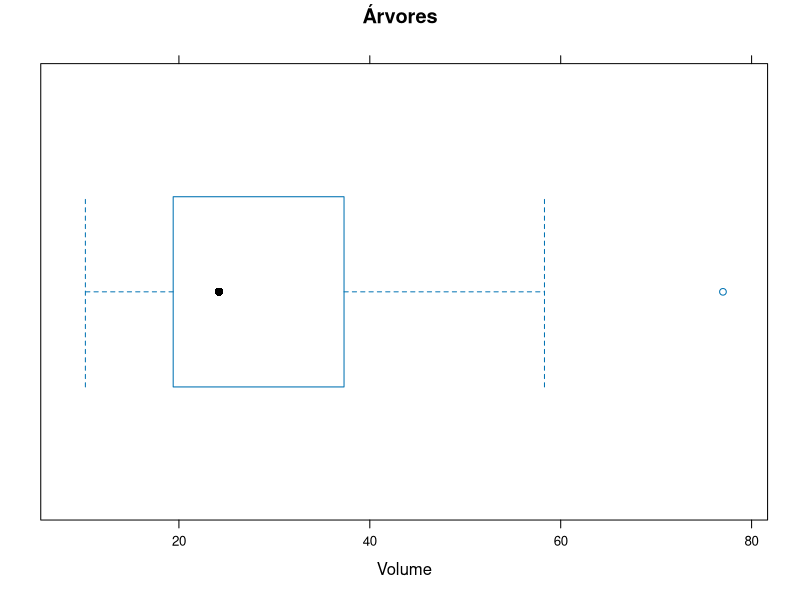
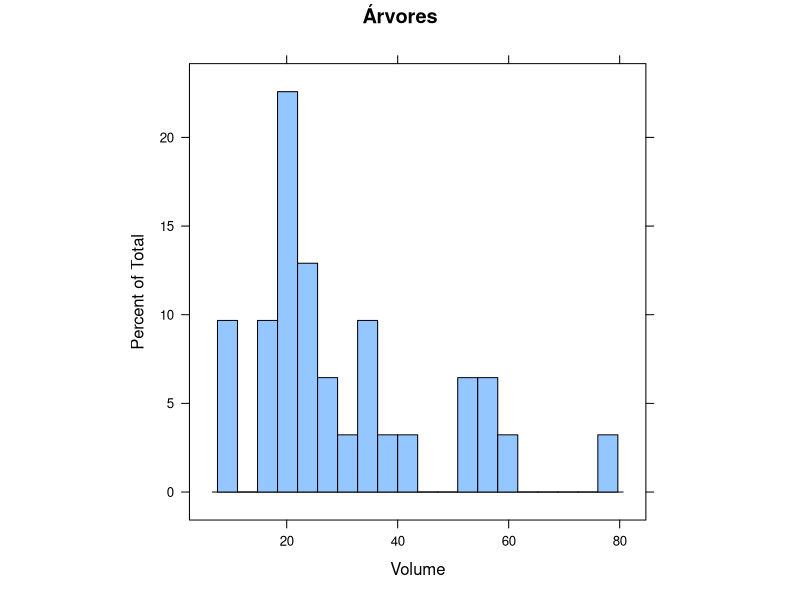
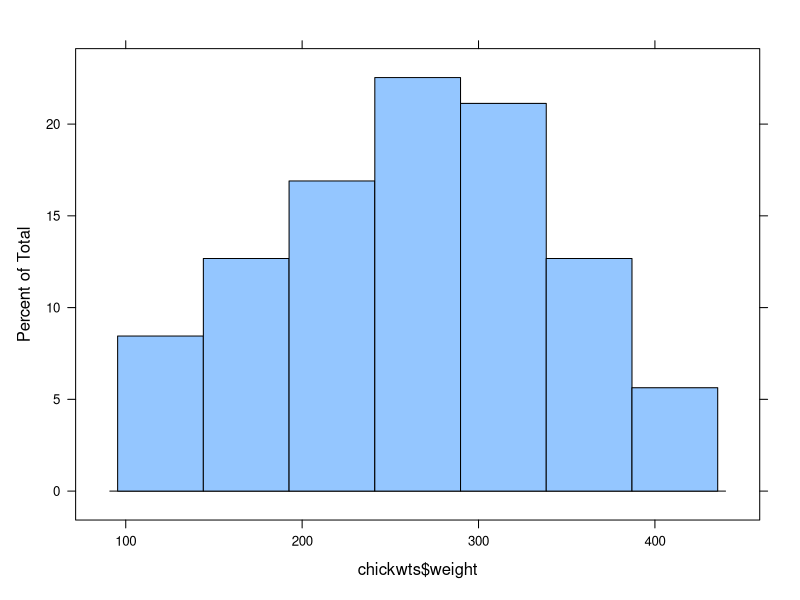
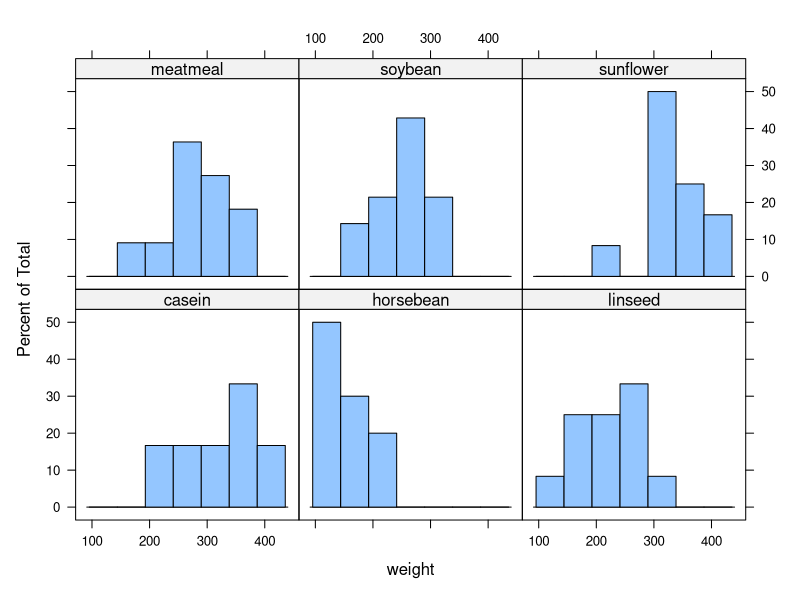
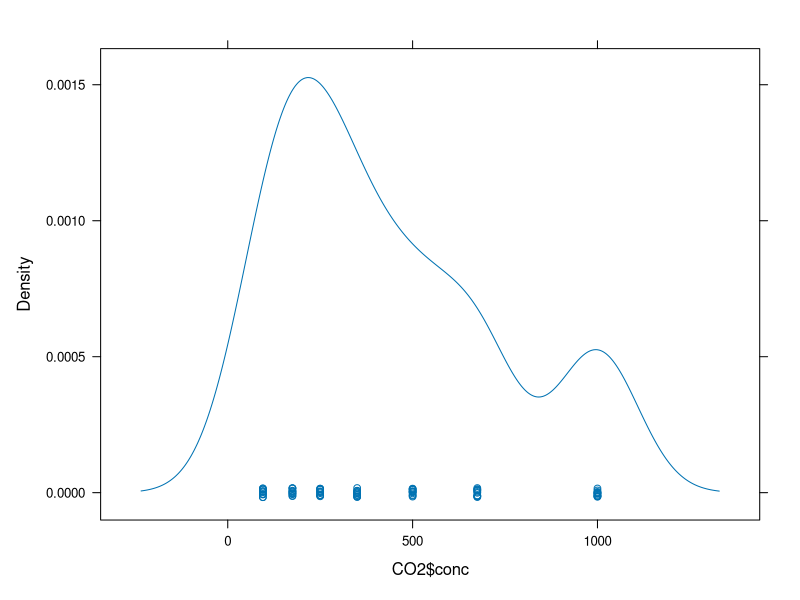
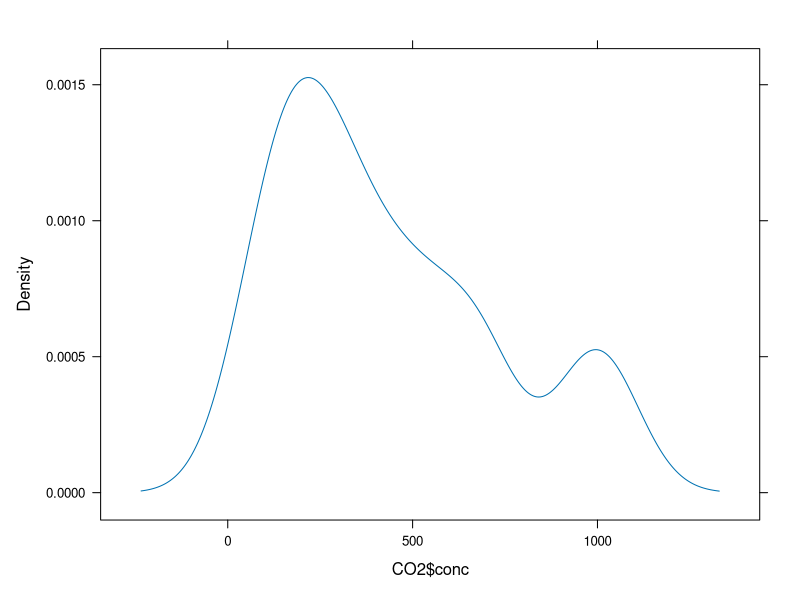
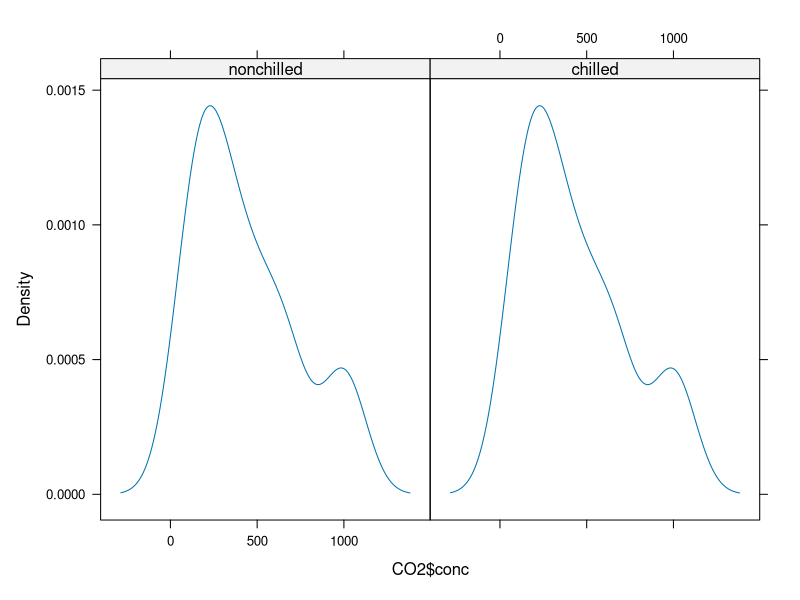
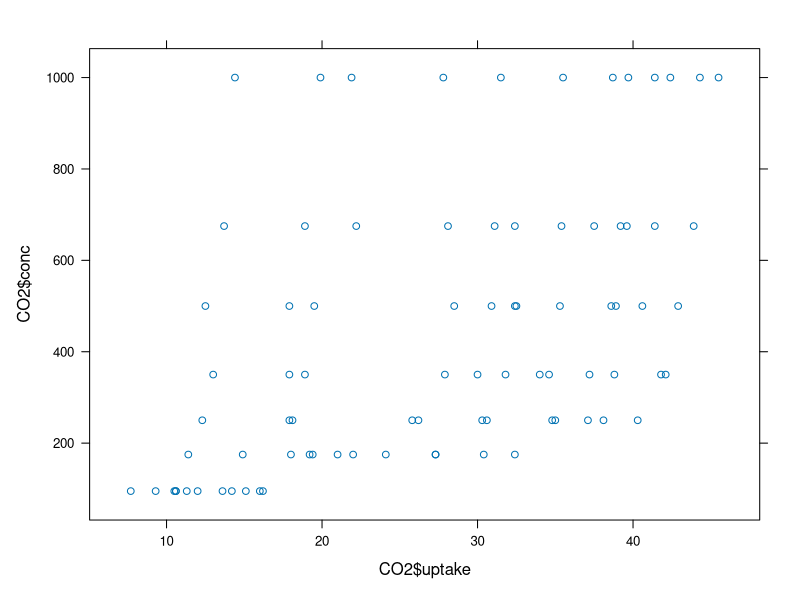

The R source for these figures, in order:
## ---- chunk 1
library(lattice)
## ---- chunk 2
bwplot(trees$Volume, main = "Árvores", xlab = "Volume")
## ---- chunk 3
histogram(trees$Volume, main = "Árvores", xlab = "Volume", aspect = 1, type = "percent", nint = 20)
## ---- chunk 4
chickwts
histogram(chickwts$weight)
aggregate(chickwts$weight, by = list(chickwts$feed), FUN = sum)
histogram(~weight | feed, data = chickwts)
## ---- chunk 5
densityplot(CO2$conc)
densityplot(CO2$conc, plot.points = FALSE)
densityplot(~CO2$conc | CO2$Treatment, plot.points = FALSE)
## ---- chunk 6
CO2
xyplot(CO2$conc ~ CO2$uptake)
xyplot(CO2$conc ~ CO2$uptake | CO2$Type)
xyplot(CO2$conc ~ CO2$uptake | CO2$Treatment)
## ---- chunk 7
esoph
dotplot(esoph$alcgp ~ esoph$ncontrols)
dotplot(esoph$alcgp ~ esoph$ncontrols | esoph$tobgp)
## ---- chunk 8
splom(~CO2[4:5] | CO2$Type, CO2)
## ---- chunk 9
OrchardSprays
cloud(decrease ~ rowpos * colpos, data = OrchardSprays)
cloud(decrease ~ rowpos * colpos, groups = treatment, data = OrchardSprays)
## ---- chunk 10
trees
levelplot(Girth ~ Height * Volume, data = trees)
